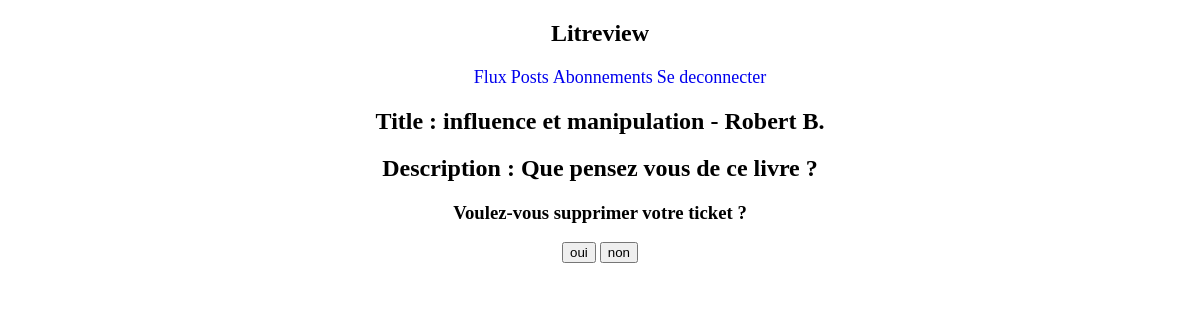
The page /supprimer-ticket/5/ (signed in) on the database its author committed.
### blog/models.py (models this page shows, shortened)
class Ticket(models.Model):
    title = models.CharField(max_length=128)
    description = models.TextField(max_length=2048, blank=True)
    user = models.ForeignKey(User, on_delete=models.CASCADE)
    image = models.ImageField(blank=True)
    time_created = models.DateTimeField(auto_now_add=True)

### blog/views.py (the view)
# urls.py: path('supprimer-ticket/<ticket_id>/', views.page_supprimer_ticket),
def page_supprimer_ticket(request, ticket_id):
    try:
        if not request.session['connected']:
            print(request.session['connected'])
            return redirect('/index')
        else:
            pass
    except KeyError:
        print("probleme avec la session")
    user_id = User.objects.get(username=request.session['username']).id
    ticket_no_deleted = False
    not_your_ticket = False
    try:
        ticket = Ticket.objects.get(id=ticket_id, user_id=user_id)
        if request.method == "POST":
            print(request.POST.get("submit"))
            if request.POST.get('submit') == "oui":
                ticket.delete()
                return redirect('/vos-posts')
            else:
                ticket_no_deleted = True
        else:
            pass
        context = {
            'ticket': ticket,
            'ticket_no_deleted': ticket_no_deleted,
            'not_your_ticket': not_your_ticket
        }
    except ObjectDoesNotExist:
        not_your_ticket = True
        context = {
            'not_your_ticket': not_your_ticket
        }
    except ValueError:
        return redirect('/vos-posts')
    return render(request, 'templates/blog/supprimer_ticket.html', context)

### blog/templates/blog/supprimer_ticket.html (shortened to what this page needs)
<!doctype html>
<html lang="fr">
<head>
    {% block header %}
    {% include 'blog/barre_de_navigation.html' %}
    {% endblock %}
  {% load static %}
  <link rel="stylesheet" href="{% static 'blog/flux.css' %}">
</head>
<body>
{% if not_your_ticket %}
    <h1>Le ticket n'est pas à vous</h1>
{% else %}
        <form method="post" action="" style="text-align: center; margin: auto; min-width:1000px;">
            <h2>Title : {{ticket.title}}</h2>
            <h2>Description : {{ticket.description}}</h2>
            <h3>Voulez-vous supprimer votre ticket ?</h3>
            <input type="submit" value="oui" name="submit">
            <input type="submit" value="non" name="submit">
        </form>
{% endif %}
</body>
</html>

### blog/static/blog/flux.css (style rules this page uses)
button, h1, h2 { text-align: center; }

### rows shown on the page
Ticket: title "influence et manipulation - Robert B.", description "Que pensez vous de ce livre ?"
